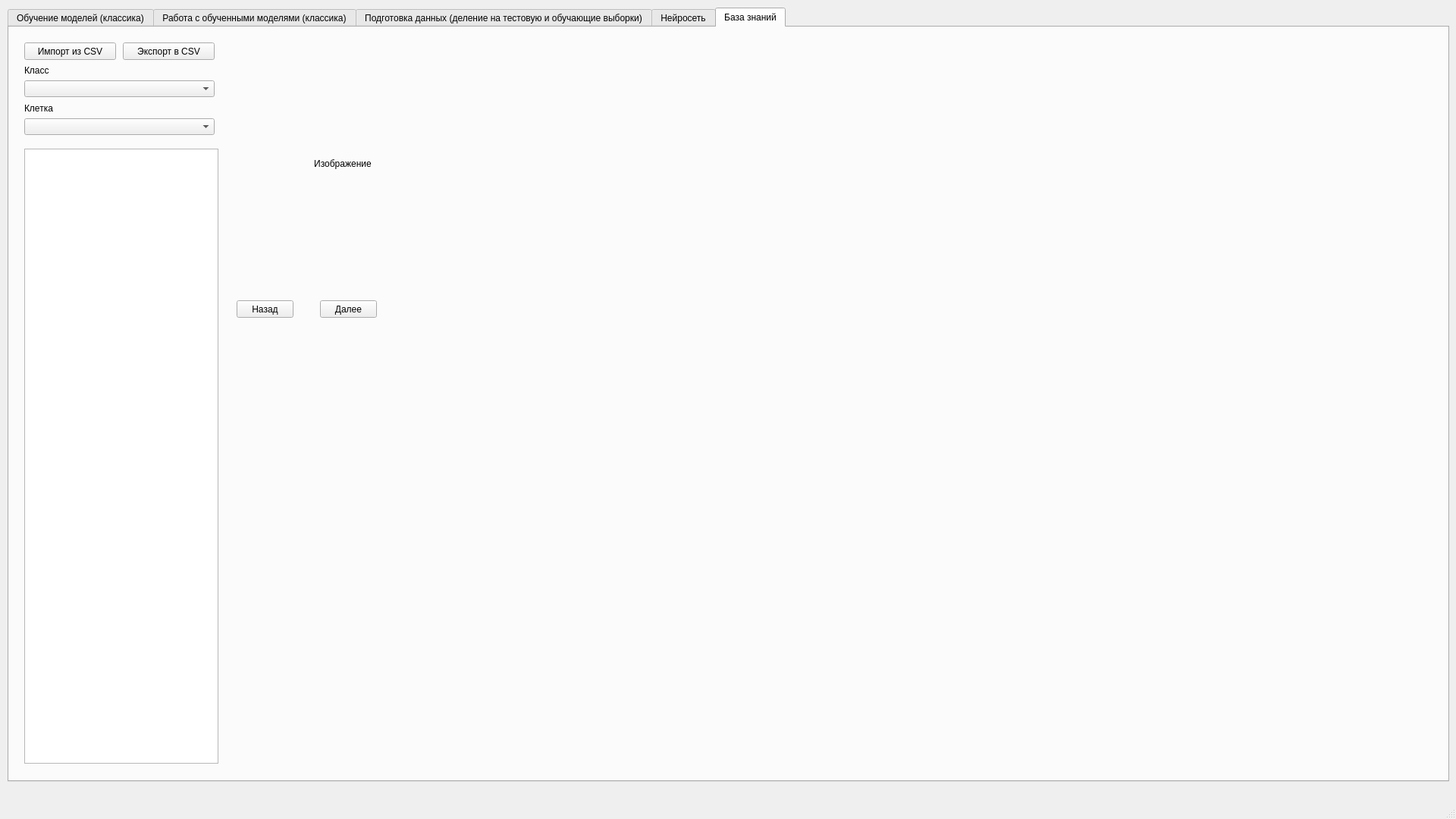
<?xml version="1.0" encoding="UTF-8"?>
<ui version="4.0">
 <class>MainWindow</class>
 <widget class="QMainWindow" name="MainWindow">
  <property name="geometry">
   <rect>
    <x>0</x>
    <y>0</y>
    <width>1920</width>
    <height>1080</height>
   </rect>
  </property>
  <property name="minimumSize">
   <size>
    <width>1920</width>
    <height>1080</height>
   </size>
  </property>
  <property name="maximumSize">
   <size>
    <width>1920</width>
    <height>1080</height>
   </size>
  </property>
  <property name="windowTitle">
   <string>Классификатор</string>
  </property>
  <widget class="QWidget" name="centralwidget">
   <property name="sizePolicy">
    <sizepolicy hsizetype="Expanding" vsizetype="Preferred">
     <horstretch>0</horstretch>
     <verstretch>0</verstretch>
    </sizepolicy>
   </property>
   <widget class="QTabWidget" name="tabWidget">
    <property name="geometry">
     <rect>
      <x>10</x>
      <y>10</y>
      <width>1901</width>
      <height>1021</height>
     </rect>
    </property>
    <property name="tabPosition">
     <enum>QTabWidget::North</enum>
    </property>
    <property name="tabShape">
     <enum>QTabWidget::Rounded</enum>
    </property>
    <property name="currentIndex">
     <number>4</number>
    </property>
    <widget class="QWidget" name="tab">
     <attribute name="title">
      <string>Обучение моделей (классика)</string>
     </attribute>
     <widget class="QWidget" name="horizontalLayoutWidget">
      <property name="geometry">
       <rect>
        <x>20</x>
        <y>100</y>
        <width>1871</width>
        <height>31</height>
       </rect>
      </property>
      <layout class="QHBoxLayout" name="horizontalLayout">
       <item>
        <widget class="QPushButton" name="btn_load_data">
         <property name="text">
          <string>Загрузить данные в Систему</string>
         </property>
        </widget>
       </item>
       <item>
        <widget class="QPushButton" name="btn_fit">
         <property name="text">
          <string>Обучить</string>
         </property>
        </widget>
       </item>
      </layout>
     </widget>
     <widget class="QLabel" name="status">
      <property name="geometry">
       <rect>
        <x>10</x>
        <y>160</y>
        <width>761</width>
        <height>16</height>
       </rect>
      </property>
      <property name="text">
       <string>Статус загрузки данных:</string>
      </property>
     </widget>
     <widget class="Line" name="line">
      <property name="geometry">
       <rect>
        <x>10</x>
        <y>140</y>
        <width>1871</width>
        <height>16</height>
       </rect>
      </property>
      <property name="orientation">
       <enum>Qt::Horizontal</enum>
      </property>
     </widget>
     <widget class="QTableWidget" name="table_file_info">
      <property name="geometry">
       <rect>
        <x>10</x>
        <y>180</y>
        <width>281</width>
        <height>371</height>
       </rect>
      </property>
     </widget>
     <widget class="QTableWidget" name="train_predictions_matrix">
      <property name="geometry">
       <rect>
        <x>10</x>
        <y>560</y>
        <width>1861</width>
        <height>421</height>
       </rect>
      </property>
     </widget>
     <widget class="QLabel" name="label_4">
      <property name="geometry">
       <rect>
        <x>300</x>
        <y>180</y>
        <width>991</width>
        <height>371</height>
       </rect>
      </property>
      <property name="font">
       <font>
        <pointsize>14</pointsize>
        <stylestrategy>PreferAntialias</stylestrategy>
       </font>
      </property>
      <property name="text">
       <string>Тут будут данные по точностям обученной модели</string>
      </property>
      <property name="scaledContents">
       <bool>true</bool>
      </property>
      <property name="alignment">
       <set>Qt::AlignLeading|Qt::AlignLeft|Qt::AlignTop</set>
      </property>
     </widget>
     <widget class="QWidget" name="gridLayoutWidget_5">
      <property name="geometry">
       <rect>
        <x>10</x>
        <y>10</y>
        <width>1871</width>
        <height>80</height>
       </rect>
      </property>
      <layout class="QGridLayout" name="gridLayout_5">
       <item row="0" column="0">
        <widget class="QLabel" name="label">
         <property name="text">
          <string>Путь к файлу с данными:</string>
         </property>
        </widget>
       </item>
       <item row="1" column="1">
        <widget class="QComboBox" name="classifier_type"/>
       </item>
       <item row="1" column="0">
        <widget class="QLabel" name="label_3">
         <property name="text">
          <string>Способ классификации:</string>
         </property>
        </widget>
       </item>
       <item row="0" column="2">
        <widget class="QPushButton" name="btn_select_input_data">
         <property name="text">
          <string>Выбрать файл</string>
         </property>
        </widget>
       </item>
       <item row="2" column="1">
        <widget class="QComboBox" name="preprocess_type">
         <item>
          <property name="text">
           <string>Стандартизация</string>
          </property>
         </item>
         <item>
          <property name="text">
           <string>Нормализация</string>
          </property>
         </item>
        </widget>
       </item>
       <item row="2" column="0">
        <widget class="QLabel" name="label_2">
         <property name="text">
          <string>Способ предобработки данных:</string>
         </property>
        </widget>
       </item>
       <item row="0" column="1">
        <widget class="QLineEdit" name="path_to_data">
         <property name="text">
          <string>C:\_Programming\BloodClassifierClassic\ProjectData\Data\train_multiclass.csv</string>
         </property>
        </widget>
       </item>
       <item row="0" column="3">
        <widget class="QPushButton" name="btn_open_path_to_data">
         <property name="text">
          <string>Открыть в проводнике</string>
         </property>
        </widget>
       </item>
      </layout>
     </widget>
    </widget>
    <widget class="QWidget" name="tab_2">
     <attribute name="title">
      <string>Работа с обученными моделями (классика)</string>
     </attribute>
     <widget class="QWidget" name="gridLayoutWidget_4">
      <property name="geometry">
       <rect>
        <x>10</x>
        <y>10</y>
        <width>1871</width>
        <height>80</height>
       </rect>
      </property>
      <layout class="QGridLayout" name="gridLayout_4">
       <item row="1" column="1">
        <widget class="QComboBox" name="selector_model"/>
       </item>
       <item row="1" column="0">
        <widget class="QLabel" name="label_18">
         <property name="text">
          <string>Выберите модель для загрузки:</string>
         </property>
        </widget>
       </item>
       <item row="0" column="1">
        <widget class="QLineEdit" name="path_to_test_data">
         <property name="text">
          <string>C:\_Programming\BloodClassifierClassic\ProjectData\Data\test_multiclass.csv</string>
         </property>
        </widget>
       </item>
       <item row="0" column="3">
        <widget class="QPushButton" name="btn_open_path_to_test_data">
         <property name="text">
          <string>Открыть в проводнике</string>
         </property>
        </widget>
       </item>
       <item row="0" column="2">
        <widget class="QPushButton" name="btn_select_path_to_test_data">
         <property name="text">
          <string>Выбрать файл</string>
         </property>
        </widget>
       </item>
       <item row="0" column="0">
        <widget class="QLabel" name="label_17">
         <property name="text">
          <string>Путь к файлу с данными:</string>
         </property>
        </widget>
       </item>
       <item row="2" column="0">
        <widget class="QLabel" name="label_19">
         <property name="text">
          <string>Способ предобработки изображений(автовыбор при выборе модели):</string>
         </property>
        </widget>
       </item>
       <item row="2" column="1">
        <widget class="QComboBox" name="preprocess_type_test">
         <property name="enabled">
          <bool>true</bool>
         </property>
         <item>
          <property name="text">
           <string>Стандартизация</string>
          </property>
         </item>
         <item>
          <property name="text">
           <string>Нормализация</string>
          </property>
         </item>
        </widget>
       </item>
      </layout>
     </widget>
     <widget class="QWidget" name="horizontalLayoutWidget_4">
      <property name="geometry">
       <rect>
        <x>10</x>
        <y>100</y>
        <width>1871</width>
        <height>41</height>
       </rect>
      </property>
      <layout class="QHBoxLayout" name="horizontalLayout_4">
       <item>
        <widget class="QPushButton" name="btn_load_test_data">
         <property name="text">
          <string>Загрузить данные в Систему</string>
         </property>
        </widget>
       </item>
       <item>
        <widget class="QPushButton" name="btn_test">
         <property name="text">
          <string>Тест</string>
         </property>
        </widget>
       </item>
      </layout>
     </widget>
     <widget class="QTableWidget" name="test_predictions_matrix">
      <property name="geometry">
       <rect>
        <x>10</x>
        <y>550</y>
        <width>1861</width>
        <height>421</height>
       </rect>
      </property>
     </widget>
     <widget class="QLabel" name="status_2">
      <property name="geometry">
       <rect>
        <x>10</x>
        <y>150</y>
        <width>761</width>
        <height>16</height>
       </rect>
      </property>
      <property name="text">
       <string>Статус загрузки данных:</string>
      </property>
     </widget>
     <widget class="QTableWidget" name="table_file_info_2">
      <property name="geometry">
       <rect>
        <x>10</x>
        <y>170</y>
        <width>281</width>
        <height>371</height>
       </rect>
      </property>
     </widget>
     <widget class="QLabel" name="label_20">
      <property name="geometry">
       <rect>
        <x>300</x>
        <y>170</y>
        <width>991</width>
        <height>371</height>
       </rect>
      </property>
      <property name="font">
       <font>
        <pointsize>14</pointsize>
        <stylestrategy>PreferAntialias</stylestrategy>
       </font>
      </property>
      <property name="text">
       <string>Тут будут данные по точностям обученной модели</string>
      </property>
      <property name="scaledContents">
       <bool>true</bool>
      </property>
      <property name="alignment">
       <set>Qt::AlignLeading|Qt::AlignLeft|Qt::AlignTop</set>
      </property>
     </widget>
    </widget>
    <widget class="QWidget" name="tab_3">
     <attribute name="title">
      <string>Подготовка данных (деление на тестовую и обучающие выборки)</string>
     </attribute>
     <widget class="QLabel" name="label_5">
      <property name="geometry">
       <rect>
        <x>10</x>
        <y>10</y>
        <width>1291</width>
        <height>21</height>
       </rect>
      </property>
      <property name="text">
       <string>Подготовщик данных работает с исходными данными в формате .BMP, которые рассортированы по пакам, название которых соответствует классу объекта. Для выделения признаков необходимо пользоваться программой 4Show.</string>
      </property>
     </widget>
     <widget class="QWidget" name="gridLayoutWidget">
      <property name="geometry">
       <rect>
        <x>10</x>
        <y>40</y>
        <width>1871</width>
        <height>109</height>
       </rect>
      </property>
      <layout class="QGridLayout" name="gridLayout">
       <item row="1" column="0">
        <widget class="QLabel" name="label_7">
         <property name="text">
          <string>Папка для сохранения данных в формате BMP:</string>
         </property>
        </widget>
       </item>
       <item row="0" column="0">
        <widget class="QLabel" name="label_6">
         <property name="text">
          <string>Путь к исходному набору данных:</string>
         </property>
        </widget>
       </item>
       <item row="2" column="1">
        <widget class="QLineEdit" name="output_png_data_path">
         <property name="text">
          <string>C:\_Programming\_DataSets\Multiclass\png_devided_data</string>
         </property>
        </widget>
       </item>
       <item row="0" column="1">
        <widget class="QLineEdit" name="input_data_path">
         <property name="text">
          <string>C:\_Programming\_DataSets\Multiclass\IshodData</string>
         </property>
        </widget>
       </item>
       <item row="1" column="2">
        <widget class="QPushButton" name="btn_choose_output_bmp_data_path">
         <property name="text">
          <string>Выбрать путь</string>
         </property>
        </widget>
       </item>
       <item row="0" column="2">
        <widget class="QPushButton" name="btn_choose_input_data_path">
         <property name="text">
          <string>Выбрать путь</string>
         </property>
        </widget>
       </item>
       <item row="3" column="1">
        <widget class="QSpinBox" name="spinBox">
         <property name="minimum">
          <number>1</number>
         </property>
         <property name="value">
          <number>20</number>
         </property>
        </widget>
       </item>
       <item row="3" column="0">
        <widget class="QLabel" name="label_8">
         <property name="text">
          <string>Процент тестовой выборки:</string>
         </property>
        </widget>
       </item>
       <item row="1" column="1">
        <widget class="QLineEdit" name="output_bmp_data_path">
         <property name="text">
          <string>C:\_Programming\_DataSets\Multiclass\bmp_devided_data</string>
         </property>
        </widget>
       </item>
       <item row="2" column="2">
        <widget class="QPushButton" name="btn_choose_output_png_data_path">
         <property name="text">
          <string>Выбрать путь</string>
         </property>
        </widget>
       </item>
       <item row="2" column="0">
        <widget class="QLabel" name="label_12">
         <property name="text">
          <string>Папка для сохранения данных в формате PNG:</string>
         </property>
        </widget>
       </item>
       <item row="0" column="3">
        <widget class="QPushButton" name="btn_open_input_data_path">
         <property name="text">
          <string>Открыть в проводнике</string>
         </property>
        </widget>
       </item>
       <item row="1" column="3">
        <widget class="QPushButton" name="btn_open_output_bmp_data_path">
         <property name="text">
          <string>Открыть в проводнике</string>
         </property>
        </widget>
       </item>
       <item row="2" column="3">
        <widget class="QPushButton" name="btn_open_output_png_data_path">
         <property name="text">
          <string>Открыть в проводнике</string>
         </property>
        </widget>
       </item>
       <item row="3" column="2">
        <widget class="QCheckBox" name="checkBox_convert_png">
         <property name="text">
          <string>Осуществлять конвертацию в PNG </string>
         </property>
         <property name="checked">
          <bool>false</bool>
         </property>
        </widget>
       </item>
      </layout>
     </widget>
     <widget class="QProgressBar" name="progressBar">
      <property name="geometry">
       <rect>
        <x>10</x>
        <y>220</y>
        <width>1871</width>
        <height>23</height>
       </rect>
      </property>
      <property name="value">
       <number>0</number>
      </property>
     </widget>
     <widget class="QWidget" name="gridLayoutWidget_2">
      <property name="geometry">
       <rect>
        <x>10</x>
        <y>260</y>
        <width>1871</width>
        <height>721</height>
       </rect>
      </property>
      <layout class="QGridLayout" name="gridLayout_2">
       <item row="0" column="1">
        <widget class="QLabel" name="label_10">
         <property name="text">
          <string>Данные в тестовом наборе</string>
         </property>
        </widget>
       </item>
       <item row="1" column="1">
        <widget class="QTableWidget" name="table_test_info"/>
       </item>
       <item row="1" column="2">
        <widget class="QTableWidget" name="table_train_info"/>
       </item>
       <item row="1" column="0">
        <widget class="QTableWidget" name="table_input_info"/>
       </item>
       <item row="0" column="0">
        <widget class="QLabel" name="label_9">
         <property name="text">
          <string>Данные в исходном наборе</string>
         </property>
        </widget>
       </item>
       <item row="0" column="2">
        <widget class="QLabel" name="label_11">
         <property name="text">
          <string>Данные в тренировочном наборе</string>
         </property>
        </widget>
       </item>
      </layout>
     </widget>
     <widget class="QWidget" name="horizontalLayoutWidget_2">
      <property name="geometry">
       <rect>
        <x>10</x>
        <y>170</y>
        <width>1871</width>
        <height>31</height>
       </rect>
      </property>
      <layout class="QHBoxLayout" name="horizontalLayout_2">
       <item>
        <widget class="QPushButton" name="btn_start_devider">
         <property name="text">
          <string>Запуск разделения данных</string>
         </property>
        </widget>
       </item>
       <item>
        <widget class="QPushButton" name="pushButton_2">
         <property name="enabled">
          <bool>true</bool>
         </property>
         <property name="text">
          <string>Очистить форму</string>
         </property>
        </widget>
       </item>
      </layout>
     </widget>
    </widget>
    <widget class="QWidget" name="tab_4">
     <attribute name="title">
      <string>Нейросеть</string>
     </attribute>
     <widget class="QWidget" name="gridLayoutWidget_3">
      <property name="geometry">
       <rect>
        <x>10</x>
        <y>10</y>
        <width>1871</width>
        <height>109</height>
       </rect>
      </property>
      <layout class="QGridLayout" name="gridLayout_3" columnstretch="0,0,0,0">
       <item row="1" column="2">
        <widget class="QPushButton" name="btn_choose_neiron_test_data_path">
         <property name="text">
          <string>Выбрать путь</string>
         </property>
        </widget>
       </item>
       <item row="1" column="0">
        <widget class="QLabel" name="label_14">
         <property name="text">
          <string>Путь к тестовому датасету:</string>
         </property>
        </widget>
       </item>
       <item row="0" column="2">
        <widget class="QPushButton" name="btn_choose_neiron_train_data_path">
         <property name="text">
          <string>Выбрать путь</string>
         </property>
        </widget>
       </item>
       <item row="1" column="1">
        <widget class="QLineEdit" name="neiron_test_data_path">
         <property name="text">
          <string>C:\_Programming\_DataSets\Multiclass\png_devided_data\test</string>
         </property>
        </widget>
       </item>
       <item row="0" column="1">
        <widget class="QLineEdit" name="neiron_train_data_path">
         <property name="text">
          <string>C:\_Programming\_DataSets\Multiclass\png_devided_data\train</string>
         </property>
        </widget>
       </item>
       <item row="0" column="3">
        <widget class="QPushButton" name="btn_open_neiron_train_data_path">
         <property name="text">
          <string>Открыть в проводнике</string>
         </property>
        </widget>
       </item>
       <item row="1" column="3">
        <widget class="QPushButton" name="btn_open_neiron_test_data_path">
         <property name="text">
          <string>Открыть в проводнике</string>
         </property>
        </widget>
       </item>
       <item row="3" column="1">
        <widget class="QSpinBox" name="epoch">
         <property name="suffix">
          <string/>
         </property>
         <property name="minimum">
          <number>1</number>
         </property>
         <property name="maximum">
          <number>1000</number>
         </property>
         <property name="value">
          <number>10</number>
         </property>
        </widget>
       </item>
       <item row="3" column="0">
        <widget class="QLabel" name="label_15">
         <property name="text">
          <string>Количество эпох:</string>
         </property>
        </widget>
       </item>
       <item row="0" column="0">
        <widget class="QLabel" name="label_13">
         <property name="text">
          <string>Путь к обучающему датасету:</string>
         </property>
        </widget>
       </item>
       <item row="2" column="0">
        <widget class="QLabel" name="label_16">
         <property name="text">
          <string>Веса:</string>
         </property>
        </widget>
       </item>
       <item row="2" column="3">
        <widget class="QPushButton" name="btn_open_neiron_weights_path">
         <property name="text">
          <string>Открыть в проводнике</string>
         </property>
        </widget>
       </item>
       <item row="2" column="1">
        <widget class="QComboBox" name="select_neiron_weights"/>
       </item>
      </layout>
     </widget>
     <widget class="QWidget" name="horizontalLayoutWidget_3">
      <property name="geometry">
       <rect>
        <x>10</x>
        <y>170</y>
        <width>1871</width>
        <height>31</height>
       </rect>
      </property>
      <layout class="QHBoxLayout" name="horizontalLayout_3">
       <item>
        <widget class="QPushButton" name="btn_start_neiron_train">
         <property name="text">
          <string>Запустить обучение</string>
         </property>
        </widget>
       </item>
       <item>
        <widget class="QPushButton" name="btn_neiron_test">
         <property name="text">
          <string>Протестировать</string>
         </property>
        </widget>
       </item>
       <item>
        <widget class="QPushButton" name="btn_neiron_additional_train">
         <property name="text">
          <string>Дообучить модель</string>
         </property>
        </widget>
       </item>
      </layout>
     </widget>
     <widget class="QTableWidget" name="tableWidget">
      <property name="geometry">
       <rect>
        <x>10</x>
        <y>210</y>
        <width>1871</width>
        <height>741</height>
       </rect>
      </property>
     </widget>
     <widget class="QWidget" name="horizontalLayoutWidget_5">
      <property name="geometry">
       <rect>
        <x>10</x>
        <y>130</y>
        <width>1871</width>
        <height>31</height>
       </rect>
      </property>
      <layout class="QHBoxLayout" name="horizontalLayout_5">
       <item>
        <widget class="QCheckBox" name="use_gpu">
         <property name="text">
          <string>Использование ГПУ</string>
         </property>
        </widget>
       </item>
       <item>
        <widget class="QCheckBox" name="checkBox">
         <property name="text">
          <string>Тестировать каждую эпоху</string>
         </property>
        </widget>
       </item>
       <item>
        <widget class="QCheckBox" name="checkBox_2">
         <property name="text">
          <string>Тестировать обучающую и тестовую выборку</string>
         </property>
        </widget>
       </item>
       <item>
        <widget class="QCheckBox" name="checkBox_3">
         <property name="text">
          <string>Тестировать в разрезе каждого класса</string>
         </property>
        </widget>
       </item>
      </layout>
     </widget>
     <widget class="QPushButton" name="pushButton">
      <property name="geometry">
       <rect>
        <x>1760</x>
        <y>960</y>
        <width>121</width>
        <height>23</height>
       </rect>
      </property>
      <property name="text">
       <string>Сохранить в CSV</string>
      </property>
     </widget>
    </widget>
    <widget class="QWidget" name="tab_5">
     <attribute name="title">
      <string>База знаний</string>
     </attribute>
     <widget class="QPushButton" name="pushButton_3">
      <property name="geometry">
       <rect>
        <x>20</x>
        <y>20</y>
        <width>121</width>
        <height>23</height>
       </rect>
      </property>
      <property name="text">
       <string>Импорт из CSV</string>
      </property>
     </widget>
     <widget class="QPushButton" name="pushButton_4">
      <property name="geometry">
       <rect>
        <x>150</x>
        <y>20</y>
        <width>121</width>
        <height>23</height>
       </rect>
      </property>
      <property name="text">
       <string>Экспорт в CSV</string>
      </property>
     </widget>
     <widget class="QComboBox" name="comboBox">
      <property name="geometry">
       <rect>
        <x>20</x>
        <y>70</y>
        <width>251</width>
        <height>22</height>
       </rect>
      </property>
     </widget>
     <widget class="QLabel" name="label_21">
      <property name="geometry">
       <rect>
        <x>20</x>
        <y>50</y>
        <width>47</width>
        <height>13</height>
       </rect>
      </property>
      <property name="text">
       <string>Класс</string>
      </property>
     </widget>
     <widget class="QLabel" name="label_22">
      <property name="geometry">
       <rect>
        <x>20</x>
        <y>100</y>
        <width>47</width>
        <height>13</height>
       </rect>
      </property>
      <property name="text">
       <string>Клетка</string>
      </property>
     </widget>
     <widget class="QComboBox" name="comboBox_2">
      <property name="geometry">
       <rect>
        <x>20</x>
        <y>120</y>
        <width>251</width>
        <height>22</height>
       </rect>
      </property>
     </widget>
     <widget class="QTableWidget" name="tableWidget_2">
      <property name="geometry">
       <rect>
        <x>20</x>
        <y>160</y>
        <width>256</width>
        <height>811</height>
       </rect>
      </property>
     </widget>
     <widget class="QLabel" name="label_23">
      <property name="geometry">
       <rect>
        <x>290</x>
        <y>30</y>
        <width>300</width>
        <height>300</height>
       </rect>
      </property>
      <property name="text">
       <string>Изображение</string>
      </property>
      <property name="alignment">
       <set>Qt::AlignCenter</set>
      </property>
     </widget>
     <widget class="QPushButton" name="pushButton_5">
      <property name="geometry">
       <rect>
        <x>300</x>
        <y>360</y>
        <width>75</width>
        <height>23</height>
       </rect>
      </property>
      <property name="text">
       <string>Назад</string>
      </property>
     </widget>
     <widget class="QPushButton" name="pushButton_6">
      <property name="geometry">
       <rect>
        <x>410</x>
        <y>360</y>
        <width>75</width>
        <height>23</height>
       </rect>
      </property>
      <property name="text">
       <string>Далее</string>
      </property>
     </widget>
    </widget>
   </widget>
  </widget>
  <widget class="QMenuBar" name="menubar">
   <property name="geometry">
    <rect>
     <x>0</x>
     <y>0</y>
     <width>1920</width>
     <height>21</height>
    </rect>
   </property>
  </widget>
  <widget class="QStatusBar" name="statusbar"/>
 </widget>
 <resources/>
 <connections/>
</ui>
